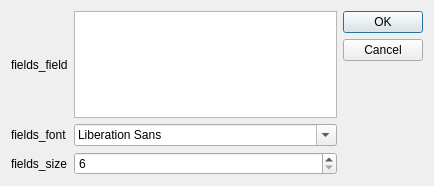
<?xml version="1.0" encoding="UTF-8"?>
<ui version="4.0">
 <class>Dialog</class>
 <widget class="QDialog" name="Dialog">
  <property name="geometry">
   <rect>
    <x>0</x>
    <y>0</y>
    <width>434</width>
    <height>186</height>
   </rect>
  </property>
  <property name="windowTitle">
   <string>fields_add_field</string>
  </property>
  <layout class="QHBoxLayout" name="horizontalLayout">
   <item>
    <layout class="QGridLayout" name="gridLayout">
     <item row="0" column="0">
      <widget class="QLabel" name="label">
       <property name="text">
        <string>fields_field</string>
       </property>
      </widget>
     </item>
     <item row="2" column="0">
      <widget class="QLabel" name="label_3">
       <property name="text">
        <string>fields_size</string>
       </property>
      </widget>
     </item>
     <item row="1" column="1">
      <widget class="QFontComboBox" name="font"/>
     </item>
     <item row="3" column="1">
      <spacer name="verticalSpacer">
       <property name="orientation">
        <enum>Qt::Vertical</enum>
       </property>
       <property name="sizeHint" stdset="0">
        <size>
         <width>20</width>
         <height>40</height>
        </size>
       </property>
      </spacer>
     </item>
     <item row="1" column="0">
      <widget class="QLabel" name="label_2">
       <property name="text">
        <string>fields_font</string>
       </property>
      </widget>
     </item>
     <item row="0" column="1">
      <widget class="QListWidget" name="fields"/>
     </item>
     <item row="2" column="1">
      <widget class="QSpinBox" name="size">
       <property name="minimum">
        <number>6</number>
       </property>
       <property name="maximum">
        <number>200</number>
       </property>
      </widget>
     </item>
    </layout>
   </item>
   <item>
    <widget class="QDialogButtonBox" name="buttonBox">
     <property name="orientation">
      <enum>Qt::Vertical</enum>
     </property>
     <property name="standardButtons">
      <set>QDialogButtonBox::Cancel|QDialogButtonBox::Ok</set>
     </property>
    </widget>
   </item>
  </layout>
 </widget>
 <tabstops>
  <tabstop>fields</tabstop>
  <tabstop>font</tabstop>
  <tabstop>size</tabstop>
 </tabstops>
 <resources/>
 <connections>
  <connection>
   <sender>buttonBox</sender>
   <signal>accepted()</signal>
   <receiver>Dialog</receiver>
   <slot>accept()</slot>
   <hints>
    <hint type="sourcelabel">
     <x>248</x>
     <y>254</y>
    </hint>
    <hint type="destinationlabel">
     <x>157</x>
     <y>274</y>
    </hint>
   </hints>
  </connection>
  <connection>
   <sender>buttonBox</sender>
   <signal>rejected()</signal>
   <receiver>Dialog</receiver>
   <slot>reject()</slot>
   <hints>
    <hint type="sourcelabel">
     <x>316</x>
     <y>260</y>
    </hint>
    <hint type="destinationlabel">
     <x>286</x>
     <y>274</y>
    </hint>
   </hints>
  </connection>
 </connections>
</ui>
